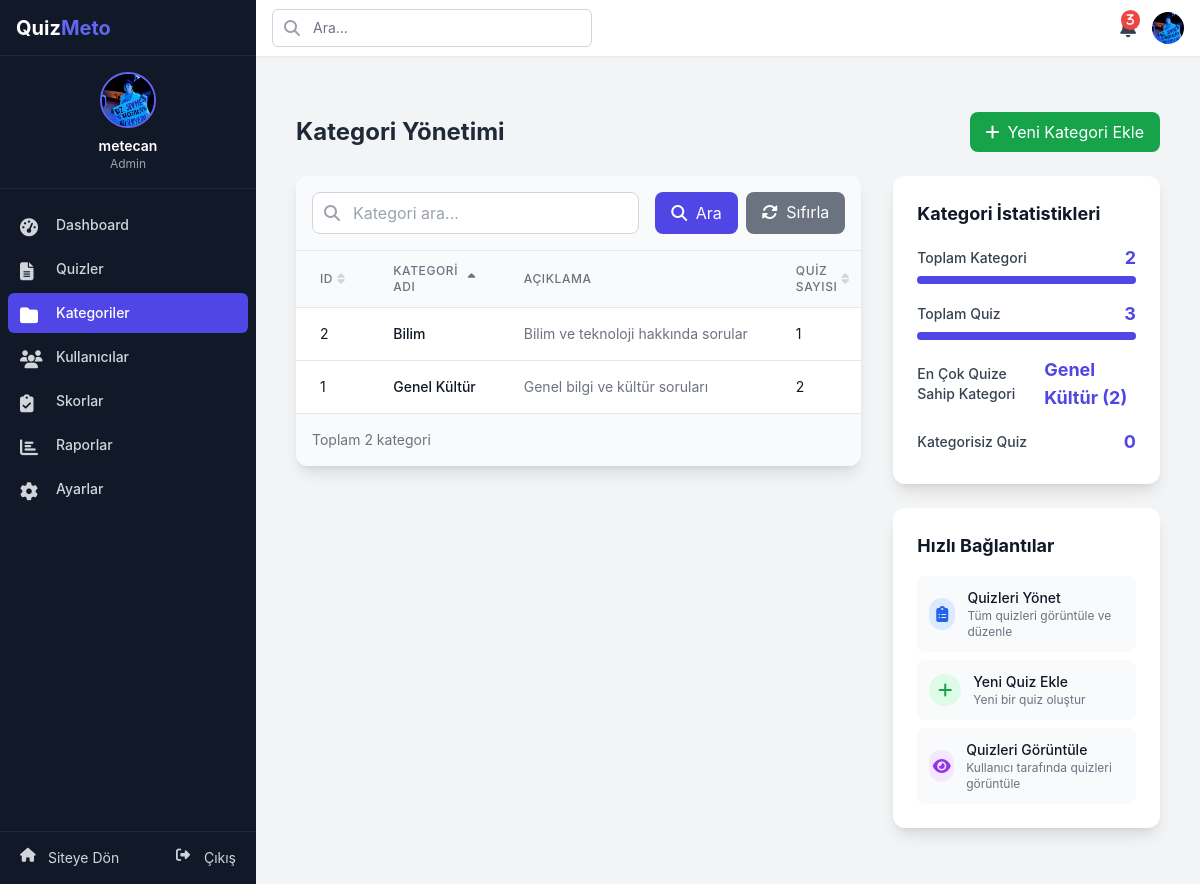
/admin/categories.php (signed in), run on the app's committed database.
### tables this page shows
CREATE TABLE `categories` (
  `id` int(11) NOT NULL,
  `name` varchar(50) NOT NULL,
  `description` text DEFAULT NULL,
  `icon` varchar(50) DEFAULT NULL
);

### admin/categories.php (the view, shortened to what this page needs)
<?php
require_once '../config/db.php';
$sort_by = isset($_GET['sort']) ? sanitize_input($_GET['sort']) : 'name';
$sort_dir = isset($_GET['dir']) && $_GET['dir'] === 'desc' ? 'DESC' : 'ASC';
$search = isset($_GET['search']) ? sanitize_input($_GET['search']) : '';
$search_condition = '';
$params = [];
$count_sql = "SELECT COUNT(*) FROM categories $search_condition";
$count_stmt = $pdo->prepare($count_sql);
$count_stmt->execute($params);
$total_categories = $count_stmt->fetchColumn();
$sql = "SELECT c.*,
              (SELECT COUNT(*) FROM quizzes WHERE category_id = c.id) as quiz_count
        FROM categories c
        $search_condition
        ORDER BY " . ($sort_by === 'quiz_count' ? 'quiz_count' : "c.$sort_by") . " $sort_dir";
$stmt = $pdo->prepare($sql);
$stmt->execute($params);
$categories = $stmt->fetchAll();
include './includes/header.php';
?>
<div class="container mx-auto px-4 py-8">
    <div class="flex justify-between items-center mb-6">
        <h1 class="text-2xl font-bold text-gray-800">Kategori Yönetimi</h1>
        <button id="add-category-btn" class="px-4 py-2 bg-green-600 text-white rounded-lg hover:bg-green-700 transition-colors flex items-center">
            <i class="fas fa-plus mr-2"></i> Yeni Kategori Ekle
        </button>
    </div>
    <div class="grid grid-cols-1 lg:grid-cols-3 gap-8">
        <div class="lg:col-span-2">
            <div class="bg-white rounded-xl shadow-lg overflow-hidden">
                <div class="p-4 bg-gray-50 border-b border-gray-200">
                    <form action="categories.php" method="get" class="flex gap-4">
                        <div class="flex-grow">
                            <div class="relative">
                                <input type="text" id="search" name="search" value="<?php echo htmlspecialchars($search); ?>" placeholder="Kategori ara..."
                                       class="w-full pl-10 pr-4 py-2 border border-gray-300 rounded-lg focus:ring-2 focus:ring-primary-500 focus:border-primary-500">
                                <div class="absolute inset-y-0 left-0 pl-3 flex items-center pointer-events-none">
                                </div>
                            </div>
                        </div>
                        <div class="flex gap-2">
                            <button type="submit" class="px-4 py-2 bg-primary-600 text-white rounded-lg hover:bg-primary-700 transition-colors">
                                <i class="fas fa-search mr-1"></i> Ara
                            </button>
                            <a href="categories.php" class="px-4 py-2 bg-gray-500 text-white rounded-lg hover:bg-gray-600 transition-colors">
                                <i class="fas fa-sync-alt mr-1"></i> Sıfırla
                            </a>
                        </div>
                    </form>
                </div>
                <div class="overflow-x-auto">
                    <table class="min-w-full divide-y divide-gray-200">
                        <thead class="bg-gray-50">
                            <tr>
                                <th scope="col" class="px-6 py-3 text-left text-xs font-medium text-gray-500 uppercase tracking-wider">
                                    <a href="?sort=id&dir=<?php echo $sort_by === 'id' && $sort_dir === 'ASC' ? 'desc' : 'asc'; ?><?php echo !empty($search) ? '&search=' . urlencode($search) : ''; ?>" class="flex items-center">
                                        ID
                                        <?php if ($sort_by === 'id'): ?>
                                            <i class="fas fa-sort-<?php echo $sort_dir === 'ASC' ? 'up' : 'down'; ?> ml-1"></i>
                                        <?php else: ?>
                                            <i class="fas fa-sort ml-1 text-gray-300"></i>
                                        <?php endif; ?>
                                    </a>
                                </th>
                                <th scope="col" class="px-6 py-3 text-left text-xs font-medium text-gray-500 uppercase tracking-wider">
                                    <a href="?sort=name&dir=<?php echo $sort_by === 'name' && $sort_dir === 'ASC' ? 'desc' : 'asc'; ?><?php echo !empty($search) ? '&search=' . urlencode($search) : ''; ?>" class="flex items-center">
                                        Kategori Adı
                                        <?php if ($sort_by === 'name'): ?>
                                            <i class="fas fa-sort-<?php echo $sort_dir === 'ASC' ? 'up' : 'down'; ?> ml-1"></i>
                                        <?php else: ?>
                                            <i class="fas fa-sort ml-1 text-gray-300"></i>
                                        <?php endif; ?>
                                    </a>
                                </th>
                                <th scope="col" class="px-6 py-3 text-left text-xs font-medium text-gray-500 uppercase tracking-wider">
                                    Açıklama
                                </th>
                                <th scope="col" class="px-6 py-3 text-left text-xs font-medium text-gray-500 uppercase tracking-wider">
                                    <a href="?sort=quiz_count&dir=<?php echo $sort_by === 'quiz_count' && $sort_dir === 'ASC' ? 'desc' : 'asc'; ?><?php echo !empty($search) ? '&search=' . urlencode($search) : ''; ?>" class="flex items-center">
                                        Quiz Sayısı
                                        <?php if ($sort_by === 'quiz_count'): ?>
                                            <i class="fas fa-sort-<?php echo $sort_dir === 'ASC' ? 'up' : 'down'; ?> ml-1"></i>
                                        <?php else: ?>
                                            <i class="fas fa-sort ml-1 text-gray-300"></i>
                                        <?php endif; ?>
                                    </a>
                                </th>
                            </tr>
                        </thead>
                        <tbody class="bg-white divide-y divide-gray-200">
                            <?php if (empty($categories)): ?>
                                <tr>
                                    <td colspan="5" class="px-6 py-12 text-center">
                                        <div class="text-gray-400 mb-4">
                                            <i class="fas fa-folder-open text-5xl"></i>
                                        </div>
                                        <h3 class="text-lg font-medium text-gray-900 mb-1">Kategori bulunamadı</h3>
                                        <p class="text-gray-500">Arama kriterlerinize uygun kategori bulunamadı.</p>
                                    </td>
                                </tr>
                            <?php else: ?>
                                <?php foreach ($categories as $category): ?>
                                    <tr class="hover:bg-gray-50 transition-colors">
                                        <td class="px-6 py-4 whitespace-nowrap">
                                            <div class="text-sm text-gray-900"><?php echo $category['id']; ?></div>
                                        </td>
                                        <td class="px-6 py-4 whitespace-nowrap">
                                            <div class="text-sm font-medium text-gray-900"><?php echo htmlspecialchars($category['name']); ?></div>
                                        </td>
                                        <td class="px-6 py-4">
                                            <div class="text-sm text-gray-500 max-w-xs truncate"><?php echo htmlspecialchars($category['description'] ?: 'Açıklama yok'); ?></div>
                                        </td>
                                        <td class="px-6 py-4 whitespace-nowrap">
                                            <div class="text-sm text-gray-900"><?php echo $category['quiz_count']; ?></div>
                                        </td>
                                    </tr>
                                <?php endforeach; ?>
                            <?php endif; ?>
                        </tbody>
                    </table>
                </div>
                <div class="p-4 bg-gray-50 border-t border-gray-200">
                    <div class="text-sm text-gray-500">
                        Toplam <?php echo $total_categories; ?> kategori
                    </div>
                </div>
            </div>
        </div>
        <div class="lg:col-span-1">
            <div class="bg-white rounded-xl shadow-lg p-6 mb-6">
                <h3 class="text-lg font-bold text-gray-900 mb-4">Kategori İstatistikleri</h3>
                <div class="space-y-4">
                    <div>
                        <div class="flex justify-between items-center mb-1">
                            <span class="text-sm font-medium text-gray-700">Toplam Kategori</span>
                            <span class="text-lg font-bold text-primary-600"><?php echo $total_categories; ?></span>
                        </div>
                        <div class="w-full bg-gray-200 rounded-full h-2">
                            <div class="bg-primary-600 h-2 rounded-full" style="width: 100%"></div>
                        </div>
                    </div>
                    <div>
                        <div class="flex justify-between items-center mb-1">
                            <span class="text-sm font-medium text-gray-700">Toplam Quiz</span>
                            <span class="text-lg font-bold text-primary-600">
                                <?php
                                    $total_quizzes = $pdo->query("SELECT COUNT(*) FROM quizzes")->fetchColumn();
                                    echo $total_quizzes;
                                ?>
                            </span>
                        </div>
                        <div class="w-full bg-gray-200 rounded-full h-2">
                            <div class="bg-primary-600 h-2 rounded-full" style="width: 100%"></div>
                        </div>
                    </div>
                    <div>
                        <div class="flex justify-between items-center mb-1">
                            <span class="text-sm font-medium text-gray-700">En Çok Quize Sahip Kategori</span>
                            <span class="text-lg font-bold text-primary-600">
                                <?php
                                    if (!empty($categories)) {
                                        usort($categories, function($a, $b) {
                                            return $b['quiz_count'] - $a['quiz_count'];
                                        });
                                        echo $categories[0]['name'] . ' (' . $categories[0]['quiz_count'] . ')';
                                    } else {
                                        echo "Yok";
                                    }
                                ?>
                            </span>
                        </div>
                    </div>
                    <div>
                        <div class="flex justify-between items-center mb-1">
                            <span class="text-sm font-medium text-gray-700">Kategorisiz Quiz</span>
                            <span class="text-lg font-bold text-primary-600">
                                <?php
                                    $uncategorized = $pdo->query("SELECT COUNT(*) FROM quizzes WHERE category_id IS NULL OR category_id = 0")->fetchColumn();
                                    echo $uncategorized;
                                ?>
                            </span>
                        </div>
                    </div>
                </div>
            </div>
            <div class="bg-white rounded-xl shadow-lg p-6">
                <h3 class="text-lg font-bold text-gray-900 mb-4">Hızlı Bağlantılar</h3>
                <div class="space-y-2">
                    <a href="quizzes.php" class="flex items-center p-3 bg-gray-50 rounded-lg hover:bg-gray-100 transition-colors">
                        <div class="w-8 h-8 rounded-full bg-blue-100 text-blue-600 flex items-center justify-center mr-3">
                            <i class="fas fa-clipboard-list"></i>
                        </div>
                        <div>
                            <div class="text-sm font-medium text-gray-900">Quizleri Yönet</div>
                            <div class="text-xs text-gray-500">Tüm quizleri görüntüle ve düzenle</div>
                        </div>
                    </a>
                    <a href="create-quiz.php" class="flex items-center p-3 bg-gray-50 rounded-lg hover:bg-gray-100 transition-colors">
                        <div class="w-8 h-8 rounded-full bg-green-100 text-green-600 flex items-center justify-center mr-3">
                            <i class="fas fa-plus"></i>
                        </div>
                        <div>
                            <div class="text-sm font-medium text-gray-900">Yeni Quiz Ekle</div>
                            <div class="text-xs text-gray-500">Yeni bir quiz oluştur</div>
                        </div>
                    </a>
                    <a href="../quizzes.php" target="_blank" class="flex items-center p-3 bg-gray-50 rounded-lg hover:bg-gray-100 transition-colors">
                        <div class="w-8 h-8 rounded-full bg-purple-100 text-purple-600 flex items-center justify-center mr-3">
                            <i class="fas fa-eye"></i>
                        </div>
                        <div>
                            <div class="text-sm font-medium text-gray-900">Quizleri Görüntüle</div>
                            <div class="text-xs text-gray-500">Kullanıcı tarafında quizleri görüntüle</div>
                        </div>
                    </a>
                </div>
            </div>
        </div>
    </div>
</div>
<?php include 'includes/footer.php'; ?>

### data on the page
categories: id "2", name "Bilim", description "Bilim ve teknoloji hakkında sorular", quiz_count "1"
categories: id "1", name "Genel Kültür", description "Genel bilgi ve kültür soruları", quiz_count "2"

### other printed values
$_SESSION['username'] "metecan"
$total_categories "2"
$total_quizzes "3"
$categories[0]['quiz_count'] "2"
$uncategorized "0"
